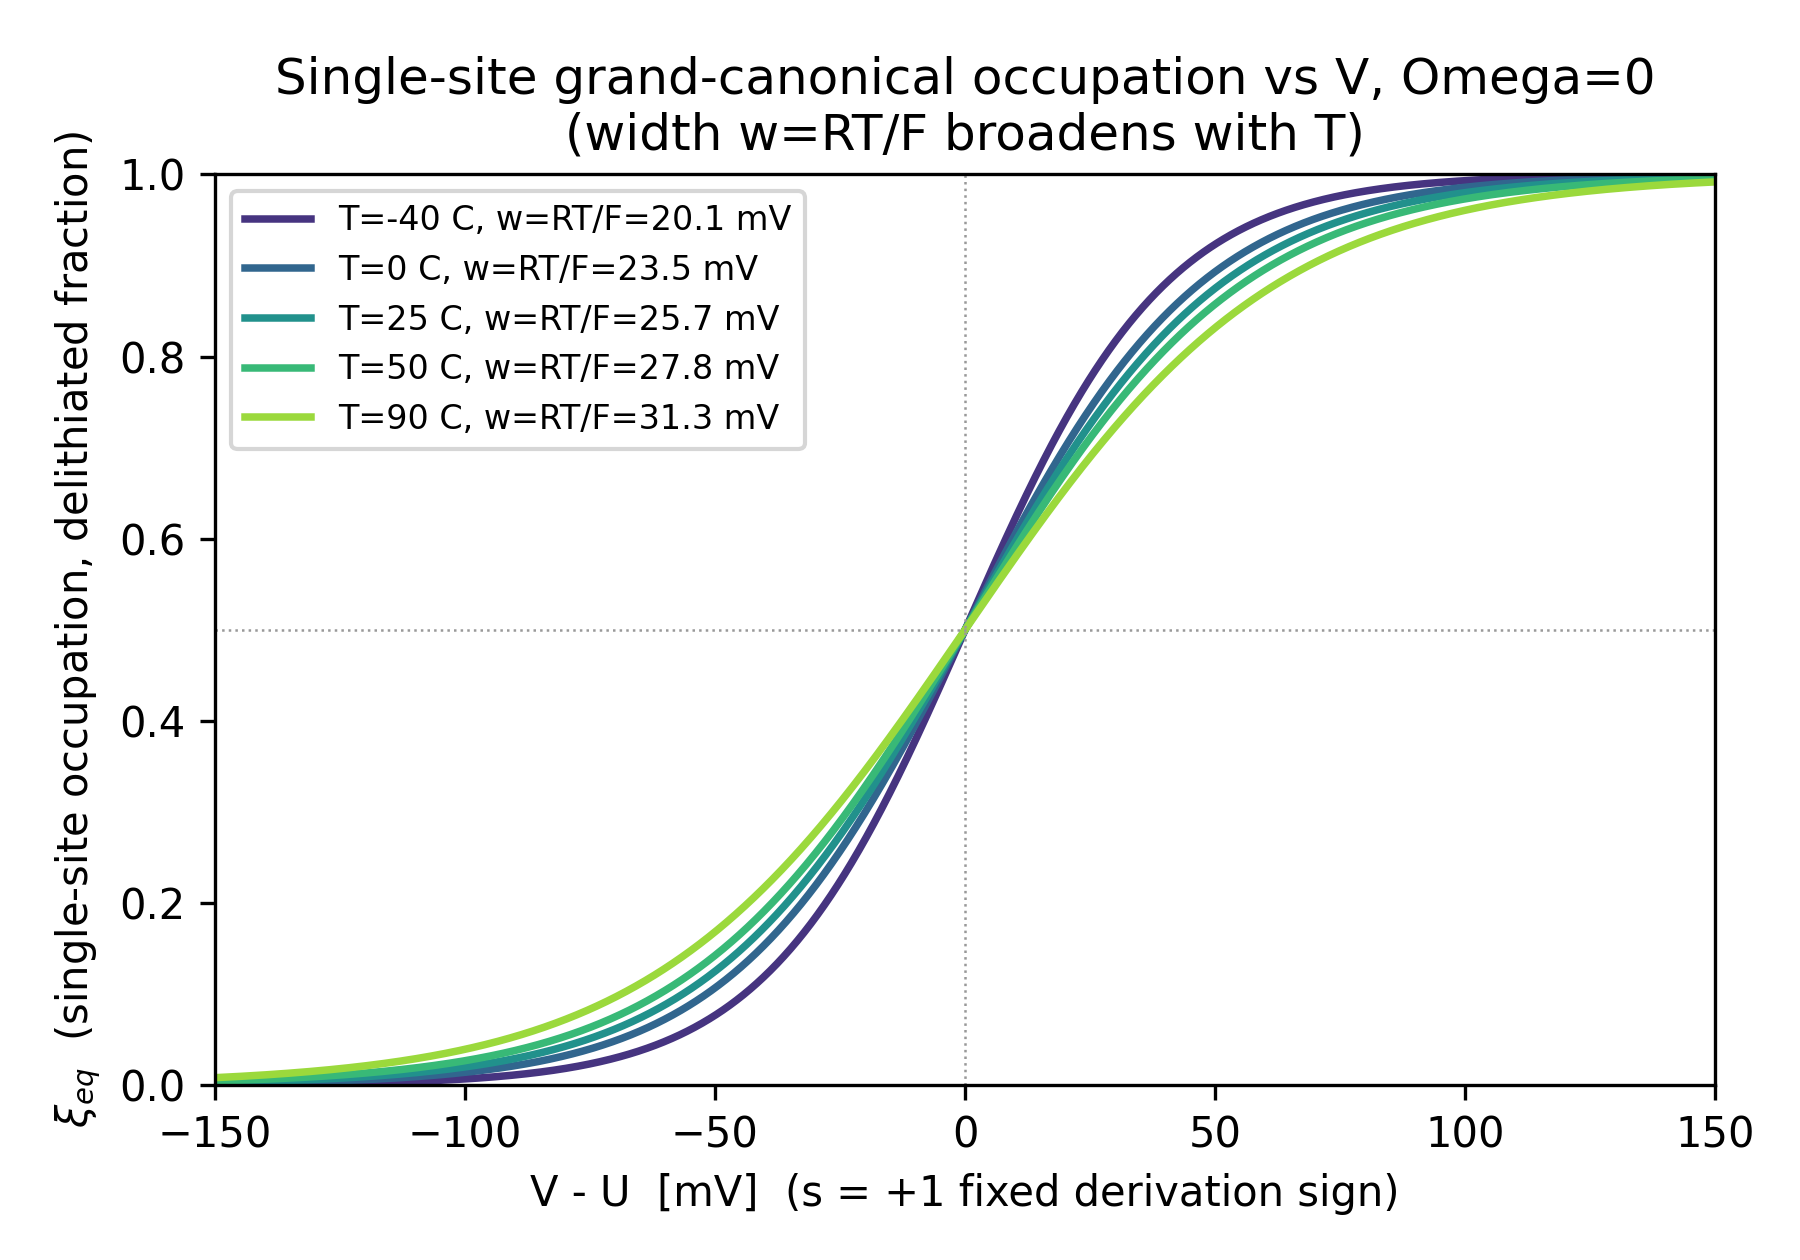

Recreate this plot in Python.
"""
V1013 P2.1 draft S1 -- Figure candidate for Part 0 sec:sm-echem.
Purpose: single-site (Omega=0) equilibrium occupation xi_eq(V) at several temperatures,
showing that the logistic width w=RT/F broadens with T (ideal-limit prediction,
eq:sm-xieq-ideal in the draft). Real equation evaluation, no hand-drawn coordinates.

xi_eq(V) = 1 / (1 + exp[-(V-U)/w]),   w = R*T/F   (s=+1 fixed derivation sign)

Output: V1013_P21_fig_S1_theta_V_multiT.png (same directory), 300 dpi, ASCII-only labels.
"""
import numpy as np
import matplotlib
matplotlib.use("Agg")
import matplotlib.pyplot as plt

R = 8.314462618      # J/(mol K)
F = 96485.33212       # C/mol
U = 0.0               # V, reference center (arbitrary zero)

T_list = [233.15, 273.15, 298.15, 323.15, 363.15]  # K
V = np.linspace(-0.15, 0.15, 2000)  # V, relative to U

fig, ax = plt.subplots(figsize=(6.0, 4.2))
colors = plt.cm.viridis(np.linspace(0.15, 0.85, len(T_list)))

for T, c in zip(T_list, colors):
    w = R * T / F  # V
    xi_eq = 1.0 / (1.0 + np.exp(-(V - U) / w))
    ax.plot(V * 1000, xi_eq, color=c, lw=1.8,
            label=f"T={T-273.15:.0f} C, w=RT/F={w*1000:.1f} mV")

# sanity markers: at V=U, xi_eq=1/2 for every T (independent of w)
ax.axhline(0.5, color="0.6", lw=0.6, ls=":")
ax.axvline(0.0, color="0.6", lw=0.6, ls=":")

ax.set_xlabel("V - U  [mV]  (s = +1 fixed derivation sign)")
ax.set_ylabel(r"$\xi_{eq}$  (single-site occupation, delithiated fraction)")
ax.set_title("Single-site grand-canonical occupation vs V, Omega=0\n(width w=RT/F broadens with T)")
ax.legend(fontsize=8, loc="upper left")
ax.set_xlim(-150, 150)
ax.set_ylim(0, 1)
fig.tight_layout()
fig.savefig("V1013_P21_fig_S1_theta_V_multiT.png", dpi=300)
print("saved V1013_P21_fig_S1_theta_V_multiT.png")

# --- numeric self-check printed to stdout (for the physics self-audit record) ---
for T in T_list:
    w = R * T / F
    xi_at_U = 1.0 / (1.0 + np.exp(-(0.0) / w))
    xi_at_2w = 1.0 / (1.0 + np.exp(-(2 * w) / w))
    print(f"T={T:7.2f} K  w={w*1000:7.3f} mV  xi_eq(V=U)={xi_at_U:.6f}  xi_eq(V=U+2w)={xi_at_2w:.6f}")
